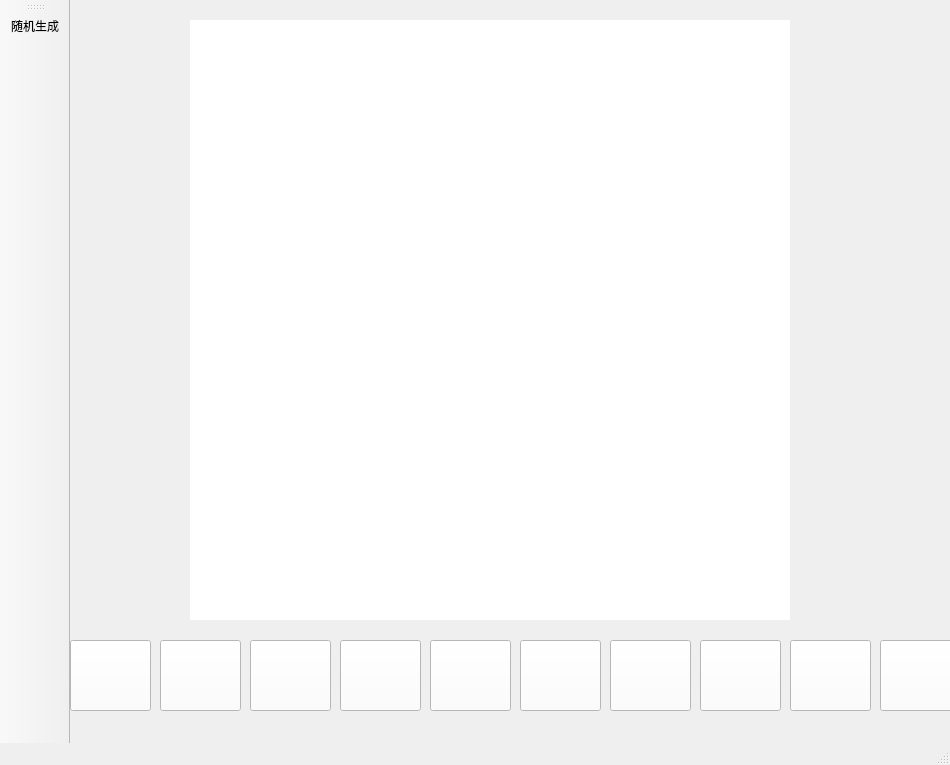
<?xml version="1.0" encoding="UTF-8"?>
<ui version="4.0">
 <class>MainWindow</class>
 <widget class="QMainWindow" name="MainWindow">
  <property name="geometry">
   <rect>
    <x>0</x>
    <y>0</y>
    <width>950</width>
    <height>765</height>
   </rect>
  </property>
  <property name="windowTitle">
   <string>MainWindow</string>
  </property>
  <widget class="QWidget" name="centralWidget">
   <widget class="QLabel" name="main_label">
    <property name="geometry">
     <rect>
      <x>120</x>
      <y>20</y>
      <width>600</width>
      <height>600</height>
     </rect>
    </property>
    <property name="styleSheet">
     <string notr="true">background-color: rgb(255, 255, 255);</string>
    </property>
    <property name="text">
     <string/>
    </property>
   </widget>
   <widget class="QPushButton" name="pushButton">
    <property name="geometry">
     <rect>
      <x>0</x>
      <y>640</y>
      <width>81</width>
      <height>71</height>
     </rect>
    </property>
    <property name="focusPolicy">
     <enum>Qt::NoFocus</enum>
    </property>
    <property name="styleSheet">
     <string notr="true">background-color: rgb(255, 255, 255);</string>
    </property>
    <property name="text">
     <string/>
    </property>
   </widget>
   <widget class="QPushButton" name="pushButton_2">
    <property name="geometry">
     <rect>
      <x>90</x>
      <y>640</y>
      <width>81</width>
      <height>71</height>
     </rect>
    </property>
    <property name="focusPolicy">
     <enum>Qt::NoFocus</enum>
    </property>
    <property name="styleSheet">
     <string notr="true">background-color: rgb(255, 255, 255);</string>
    </property>
    <property name="text">
     <string/>
    </property>
   </widget>
   <widget class="QPushButton" name="pushButton_3">
    <property name="geometry">
     <rect>
      <x>180</x>
      <y>640</y>
      <width>81</width>
      <height>71</height>
     </rect>
    </property>
    <property name="focusPolicy">
     <enum>Qt::NoFocus</enum>
    </property>
    <property name="styleSheet">
     <string notr="true">background-color: rgb(255, 255, 255);</string>
    </property>
    <property name="text">
     <string/>
    </property>
   </widget>
   <widget class="QPushButton" name="pushButton_4">
    <property name="geometry">
     <rect>
      <x>270</x>
      <y>640</y>
      <width>81</width>
      <height>71</height>
     </rect>
    </property>
    <property name="focusPolicy">
     <enum>Qt::NoFocus</enum>
    </property>
    <property name="styleSheet">
     <string notr="true">background-color: rgb(255, 255, 255);</string>
    </property>
    <property name="text">
     <string/>
    </property>
   </widget>
   <widget class="QPushButton" name="pushButton_5">
    <property name="geometry">
     <rect>
      <x>360</x>
      <y>640</y>
      <width>81</width>
      <height>71</height>
     </rect>
    </property>
    <property name="focusPolicy">
     <enum>Qt::NoFocus</enum>
    </property>
    <property name="styleSheet">
     <string notr="true">background-color: rgb(255, 255, 255);</string>
    </property>
    <property name="text">
     <string/>
    </property>
   </widget>
   <widget class="QPushButton" name="pushButton_6">
    <property name="geometry">
     <rect>
      <x>450</x>
      <y>640</y>
      <width>81</width>
      <height>71</height>
     </rect>
    </property>
    <property name="focusPolicy">
     <enum>Qt::NoFocus</enum>
    </property>
    <property name="styleSheet">
     <string notr="true">background-color: rgb(255, 255, 255);</string>
    </property>
    <property name="text">
     <string/>
    </property>
   </widget>
   <widget class="QPushButton" name="pushButton_7">
    <property name="geometry">
     <rect>
      <x>540</x>
      <y>640</y>
      <width>81</width>
      <height>71</height>
     </rect>
    </property>
    <property name="focusPolicy">
     <enum>Qt::NoFocus</enum>
    </property>
    <property name="styleSheet">
     <string notr="true">background-color: rgb(255, 255, 255);</string>
    </property>
    <property name="text">
     <string/>
    </property>
   </widget>
   <widget class="QPushButton" name="pushButton_8">
    <property name="geometry">
     <rect>
      <x>630</x>
      <y>640</y>
      <width>81</width>
      <height>71</height>
     </rect>
    </property>
    <property name="focusPolicy">
     <enum>Qt::NoFocus</enum>
    </property>
    <property name="styleSheet">
     <string notr="true">background-color: rgb(255, 255, 255);</string>
    </property>
    <property name="text">
     <string/>
    </property>
   </widget>
   <widget class="QPushButton" name="pushButton_9">
    <property name="geometry">
     <rect>
      <x>720</x>
      <y>640</y>
      <width>81</width>
      <height>71</height>
     </rect>
    </property>
    <property name="focusPolicy">
     <enum>Qt::NoFocus</enum>
    </property>
    <property name="styleSheet">
     <string notr="true">background-color: rgb(255, 255, 255);</string>
    </property>
    <property name="text">
     <string/>
    </property>
   </widget>
   <widget class="QPushButton" name="pushButton_10">
    <property name="geometry">
     <rect>
      <x>810</x>
      <y>640</y>
      <width>81</width>
      <height>71</height>
     </rect>
    </property>
    <property name="focusPolicy">
     <enum>Qt::NoFocus</enum>
    </property>
    <property name="styleSheet">
     <string notr="true">background-color: rgb(255, 255, 255);</string>
    </property>
    <property name="text">
     <string/>
    </property>
   </widget>
  </widget>
  <widget class="QMenuBar" name="menuBar">
   <property name="geometry">
    <rect>
     <x>0</x>
     <y>0</y>
     <width>950</width>
     <height>30</height>
    </rect>
   </property>
  </widget>
  <widget class="QToolBar" name="mainToolBar">
   <attribute name="toolBarArea">
    <enum>LeftToolBarArea</enum>
   </attribute>
   <attribute name="toolBarBreak">
    <bool>false</bool>
   </attribute>
   <addaction name="randomGenerate_action"/>
  </widget>
  <widget class="QStatusBar" name="statusBar"/>
  <action name="randomGenerate_action">
   <property name="icon">
    <iconset resource="resources.qrc">
     <normaloff>:/resources/images/randomGenerate_icon.png</normaloff>:/resources/images/randomGenerate_icon.png</iconset>
   </property>
   <property name="text">
    <string>随机生成</string>
   </property>
   <property name="toolTip">
    <string>随机生成</string>
   </property>
  </action>
 </widget>
 <layoutdefault spacing="6" margin="11"/>
 <resources>
  <include location="resources.qrc"/>
 </resources>
 <connections/>
</ui>
